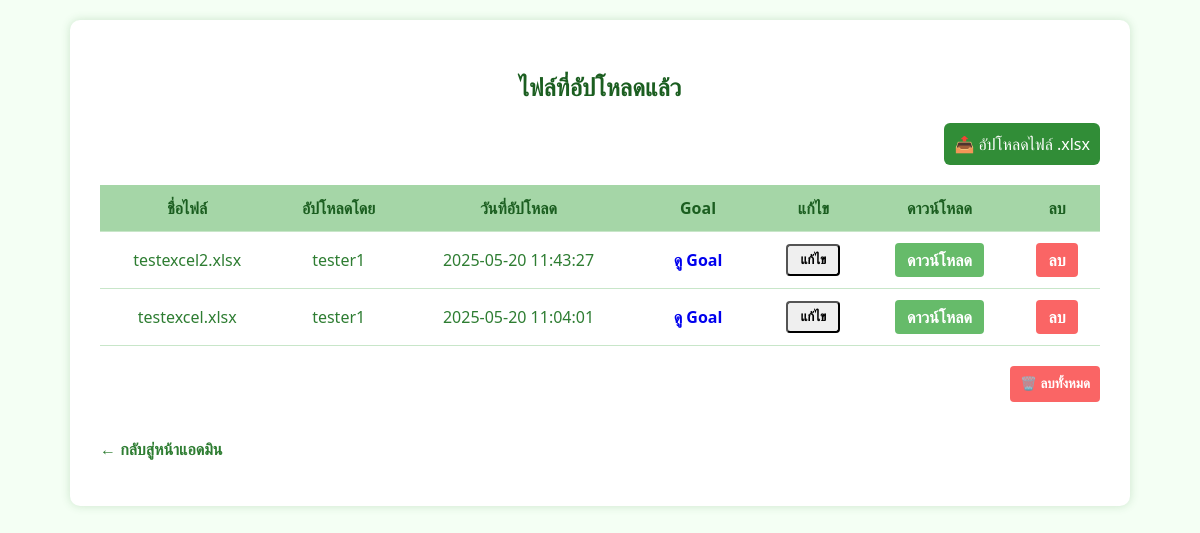
The app's page /php/view_files.php (signed in), older data.
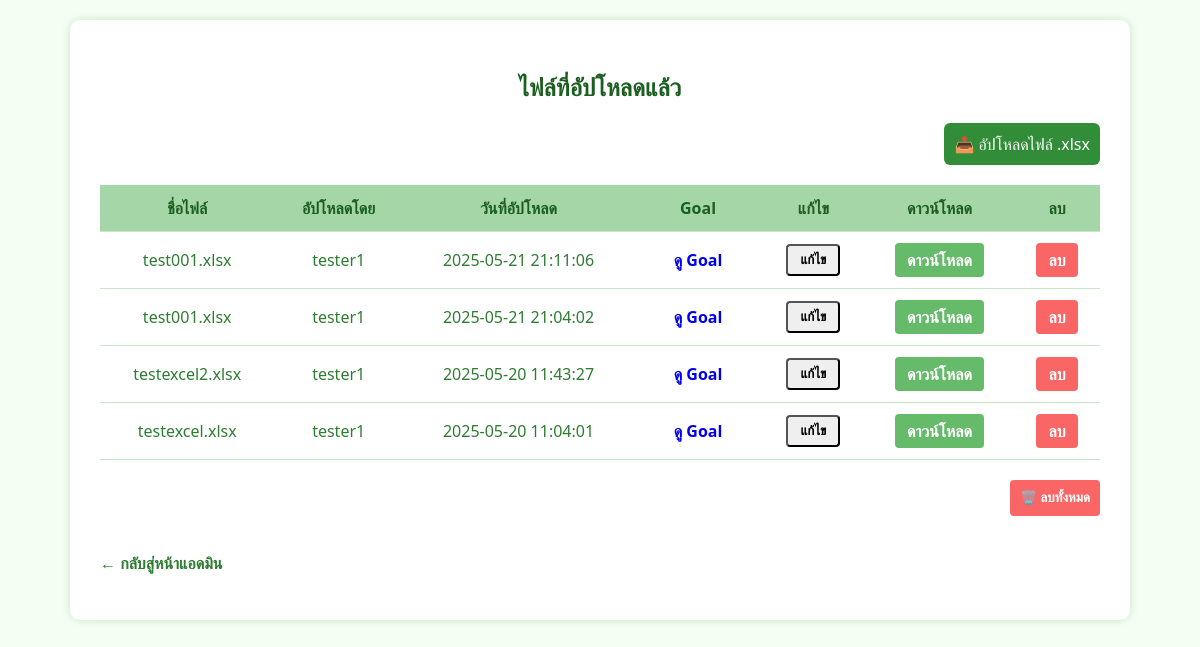
The same page, newer data.
### tables this page shows
CREATE TABLE `uploaded_file` (
  `id` int(11) NOT NULL,
  `filename` varchar(255) NOT NULL,
  `filepath` varchar(255) NOT NULL,
  `uploaded_by` varchar(50) DEFAULT NULL,
  `uploaded_at` datetime DEFAULT current_timestamp(),
  `allowed_users` text DEFAULT NULL
);

### php/view_files.php (the view, shortened to what this page needs)
<?php
include 'config_db.php';
$sql = "SELECT * FROM uploaded_file ORDER BY uploaded_at DESC";
$result = $conn->query($sql);
?>
<!DOCTYPE html>
<html lang="th">
<head>
    <link rel="stylesheet" href="../css/view_file.css">
</head>
<body>
    <div class="container">
        <h2>ไฟล์ที่อัปโหลดแล้ว</h2>
        <div class="addfile-btn" style="display: flex; justify-content: flex-end; width: 100%; margin-top: 20px;text-decoration-line: none;">
            <a href="upload_form.php" class="menu-item" style="text-decoration-line: none; padding: 10px; background-color:rgb(49, 141, 55); border-radius: 6px; color: white;">📤 อัปโหลดไฟล์ .xlsx</a>
        </div>
        <table>
            <thead>
                <tr>
                    <th>ชื่อไฟล์</th>
                    <th>อัปโหลดโดย</th>
                    <th>วันที่อัปโหลด</th>
                    <th>Goal</th>
                    <th>แก้ไข</th>
                    <th>ดาวน์โหลด</th>
                    <th>ลบ</th>
                </tr>
            </thead>
            <tbody>
                <?php
                if ($result->num_rows > 0) {
                    while ($row = $result->fetch_assoc()) {
                        $tableName = pathinfo($row['filename'], PATHINFO_FILENAME);
                        echo "<tr>";
                        echo "<td>" . htmlspecialchars($row['filename']) . "</td>";
                        echo "<td>" . htmlspecialchars($row['uploaded_by']) . "</td>";
                        echo "<td>" . htmlspecialchars($row['uploaded_at']) . "</td>";
                        echo "<td><a class='btn goal' href='goal_details.php?file_id=" . $row['id'] . "'>ดู Goal</a></td>";
                        echo "<td>
                                <form method='get' action='view_table_admin.php'>
                                    <input type='hidden' name='table' value='" . htmlspecialchars($tableName) . "'>
                                    <input type='hidden' name='t' value='" . time() . "'>
                                    <button type='submit' class='btn view'>แก้ไข</button>
                                </form>
                              </td>";
                        echo "<td><a class='btn download' href='" . htmlspecialchars($row['filepath']) . "' download>ดาวน์โหลด</a></td>";
                        echo "<td><a class='btn delete' href='delete_file.php?id=" . $row['id'] . "' onclick=\"return confirm('คุณแน่ใจหรือไม่ว่าต้องการลบไฟล์นี้?');\">ลบ</a></td>";
                        echo "</tr>";
                    }
                } else {
                    echo "<tr><td colspan='8'>ยังไม่มีไฟล์ที่อัปโหลด</td></tr>";
                }
                ?>
            </tbody>
        </table>
        <div style="display: flex; justify-content: flex-end; width: 100%; margin-top: 20px;">
            <form method="post" onsubmit="return confirm('ต้องการลบไฟล์ทั้งหมดหรือไม่?');">
                <button type="submit" name="delete_all" class="btn delete" style="padding: 10px;">🗑️ ลบทั้งหมด</button>
            </form>
        </div>
        <p><a class="back-link" href="admin.php">← กลับสู่หน้าแอดมิน</a></p>
    </div>
</body>
</html>

### css/view_file.css (style rules this page uses)
body { font-family: 'Segoe UI', Tahoma, Geneva, Verdana, sans-serif; background-color: #f4fff4; color: #2e7d32; margin: 0; padding: 20px; }
.container { max-width: 1000px; margin: 0 auto; width: 100%; background-color: #ffffff; padding: 30px; border-radius: 10px; box-shadow: 0 0 10px rgba(46, 125, 50, 0.2); position: relative; }
h2 { text-align: center; color: #1b5e20; }
table { width: 100%; border-collapse: collapse; margin-top: 20px; }
th, td { padding: 12px; text-align: center; border-bottom: 1px solid #c8e6c9; }
th { background-color: #a5d6a7; color: #1b5e20; }
.btn { padding: 6px 12px; border-radius: 4px; text-decoration: none; font-weight: bold; }
.download { background-color: #66bb6a; color: white; }
.delete { background-color: #ef5350; color: white; }
.back-link { display: inline-block; margin-top: 20px; text-decoration: none; color: #2e7d32; font-weight: bold; }
.btn.delete { background-color: #fa6565; color: white; padding: 6px 12px; border: none; cursor: pointer; border-radius: 4px; }

Row changes from the older to the newer data that the page shows:
added uploaded_file: filename "test001.xlsx", uploaded_by "tester1", uploaded_at "2025-05-21 21:11:06"
added uploaded_file: filename "test001.xlsx", uploaded_by "tester1", uploaded_at "2025-05-21 21:04:02"
